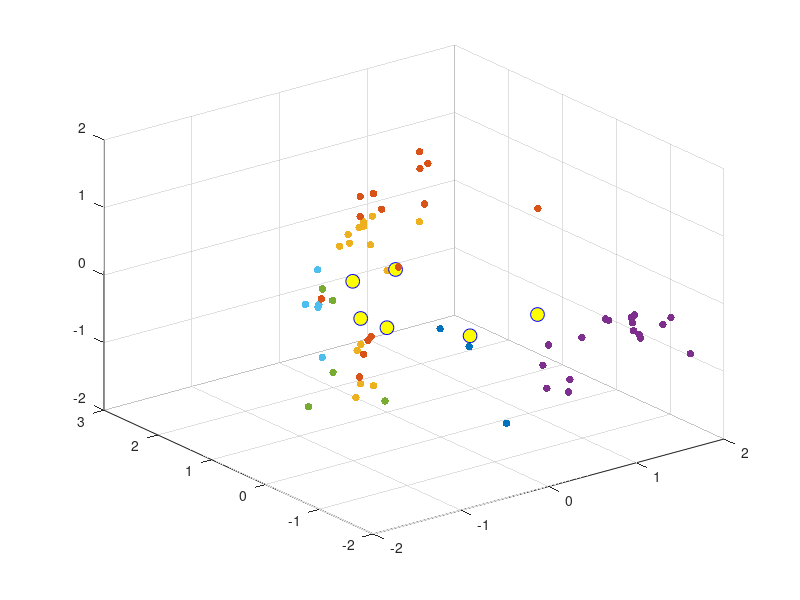

Source code (MATLAB): (Note: this script raises an error after producing the figure.)
clear all
close all
load("F0_PVT.mat")

normalizedPVT = normalize(PVT);

z = "correlation";
[ids, CentralLocations] = kmeans(normalizedPVT(:, :), 6, "Distance", z);

figure;

colors = ['r', 'g', 'b', 'm', 'k', 'c'];

% Data Points
for i = 1:6
  color = colors(i);
  scatter3(normalizedPVT(ids==i,1),normalizedPVT(ids==i,2),normalizedPVT(ids==i,3),30,'filled',color); 
  grid on; hold on; 
  
end



plot3(CentralLocations(:,1),CentralLocations(:,2),CentralLocations(:,3),'o','Color','b','MarkerSize',10,'MarkerFaceColor','y'); hold on;
legend('Cluster 1','Cluster 2','Cluster 3','Cluster 4','Cluster 5','Cluster 6','Centroids',...
       'Location','NW')
title (sprintf('Cluster Assignments and Centroids - %s', z))
xlabel('Pressure'); ylabel('Vibration'); zlabel('Temperature');
set(gca,'Fontsize',18)
hold off


load("PCAF0Electrodes.mat")

DataSetSize = size(projectionPrincipalComponents);


fullDataset = [projectionPrincipalComponents zeros(DataSetSize(1), 1)];

for i = 1:DataSetSize
    fullDataset(i, 4) = floor((i-1)/10) + 1;
end


[m,n] = size(fullDataset) ;
P = 0.6 ;
idx = randperm(m)  ;
Training = fullDataset(idx(1:round(P*m)),:) ; 
Testing = fullDataset(idx(round(P*m)+1:end),:) ;



treebag = TreeBagger(300,Training(:,1:3),Training(:,4),'SampleWithReplacement', 'on', 'OOBPrediction', 'on');

figure;
err = oobError(treebag);
plot(err);
xlabel("Tree Number")
ylabel("Out of Bag Error")


n = 60;

betterBagging = TreeBagger(n,Training(:,1:3),Training(:,4),'SampleWithReplacement', 'on', 'OOBPrediction', 'on');

r = randi([0 n-1], 1 , 2);

view(betterBagging.Trees{r(1)}, 'Mode','graph')
view(betterBagging.Trees{r(2)}, 'Mode','graph')

YFIT = predict(betterBagging, Testing(:, 1:3));

YFIT = cell2mat(YFIT);
YFIT_d = zeros(24,1);
for i = 1:24
   YFIT_d(i,1) = str2double(YFIT(i));
end
%This is the confusion matrix
C = confusionmat(Testing(:, 4), YFIT_d);

figure;
confusionchart(C)
title("Confusion Matrix Chart")



